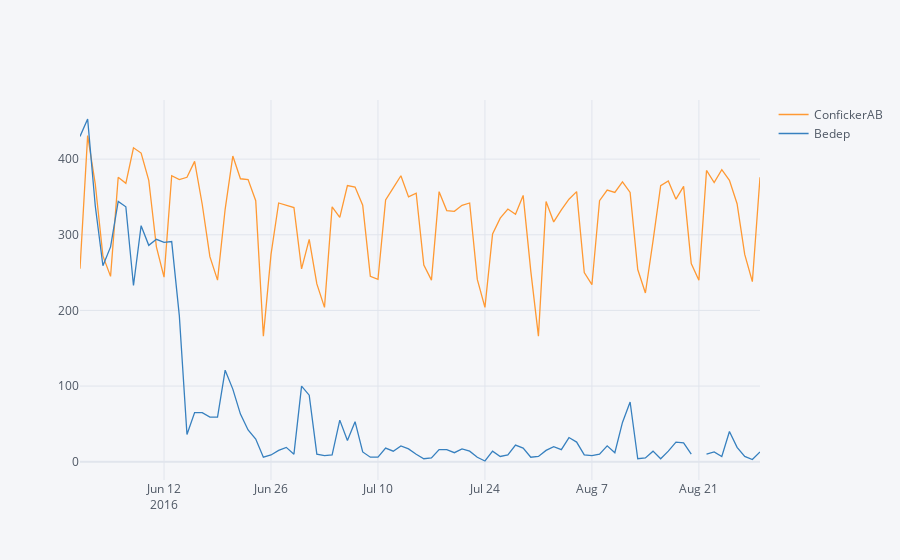

Notebook cell for this chart:
### Markdown cell above
# Making it Interactive

Using `cufflinks`, plot an interactive time series chart of this data. Plot each series on a separate line.  The documentation for `cufflinks` can be found here: https://github.com/santosjorge/cufflinks.

### Code cell
finalData.iplot(asFigure=True)
